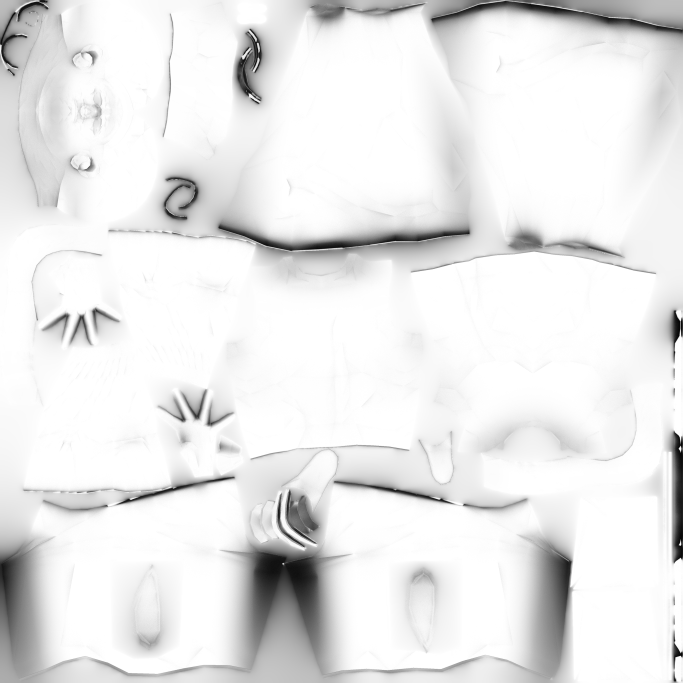
#> input picture src/Content_Creation_Map/1/Assets/Characters/Citizen_Male/Citizen_Male_AO.png, 2048 x 2048 px (shown at 1/3 size); its folder holds only this picture in this run
$ python main.py
#> lines starting #> are read from the running program, lines starting #| are printed output that depends on the picture; after the words box and inside, x2 and y2 are one past the last pixel; in counts of white or black regions, pixels touching at a corner belong together
import cv2
import numpy as np
import os
from scipy import stats
from typing import Optional, Tuple, Union  # 新增类型注解，提升可读性

# ===================== 配置常量（统一管理参数） =====================
CONFIG = {
    "GAUSSIAN_KERNEL": 5,
    "CANNY_LOW_THRESH": 50,
    "CANNY_HIGH_THRESH": 150,
    "HOUGH_RHO": 1,
    "HOUGH_THETA": np.pi/180,
    "HOUGH_THRESH": 25,
    "HOUGH_MIN_LINE_LEN": 40,
    "HOUGH_MAX_LINE_GAP": 20,
    "SLOPE_LEFT_RANGE": (-1.2, -0.1),
    "SLOPE_RIGHT_RANGE": (0.1, 1.2),
    "Z_SCORE_THRESH": 2.5,
    "LANE_WIDTH_MIN": 80,
    "LANE_WIDTH_MAX": 1200,
    "OFFSET_PERCENT_MAX": 50.0,
    "SLOPE_DIFF_MAX": 5.0,
    "SAMPLING_POINTS_OFFSET": 50,  # 偏离百分比采样点数量
    "SAMPLING_POINTS_SLOPE": 20,   # 斜率差采样点数量
    "FONT": cv2.FONT_HERSHEY_SIMPLEX,
    "FONT_SCALE": 1.0,
    "FONT_THICKNESS": 2,
    "TEXT_COLORS": {
        "DEFAULT": (255, 255, 255),    # 白色
        "WARNING": (0, 165, 255),      # 橙色
        "ERROR": (0, 0, 255),          # 红色
        "OFFSET_PERCENT": (0, 255, 255),# 青色
        "SLOPE_DIFF": (255, 0, 255)    # 紫色
    },
    "DEFAULT_OFFSET_PERCENT": 8.9,
    "DEFAULT_SLOPE_DIFF": 0.0
}

def grayscale(img: np.ndarray) -> np.ndarray:
    """转换为灰度图"""
    return cv2.cvtColor(img, cv2.COLOR_BGR2GRAY)

def gaussian_blur(img: np.ndarray) -> np.ndarray:
    """高斯模糊（使用配置常量）"""
    return cv2.GaussianBlur(img, (CONFIG["GAUSSIAN_KERNEL"], CONFIG["GAUSSIAN_KERNEL"]), 0)

def canny_edge(img: np.ndarray) -> np.ndarray:
    """Canny边缘检测（使用配置常量）"""
    return cv2.Canny(img, CONFIG["CANNY_LOW_THRESH"], CONFIG["CANNY_HIGH_THRESH"])

def region_of_interest(img: np.ndarray, vertices: np.ndarray) -> np.ndarray:
    """提取感兴趣区域（ROI）"""
    mask = np.zeros_like(img)
    ignore_mask_color = (255,) * img.shape[2] if len(img.shape) > 2 else 255
    cv2.fillPoly(mask, vertices, ignore_mask_color)
    return cv2.bitwise_and(img, mask)

def draw_lines(
    img: np.ndarray,
    lines: Optional[np.ndarray],
    color: Tuple[int, int, int] = (0, 255, 0),
    thickness: int = 5
) -> Tuple[np.ndarray, Optional[np.ndarray], Optional[np.ndarray], Optional[int], Optional[int]]:
    """
    绘制车道线并返回拟合参数
    返回：img, left_fit, right_fit, left_bottom_x, right_bottom_x
    """
    left_points, right_points = [], []
    if lines is None:
        return img, None, None, None, None

    # 提取左右车道线点（优化循环结构）
    for line in lines:
        x1, y1, x2, y2 = line[0]  # 简化索引，避免嵌套循环
        dx = x2 - x1
        slope = (y2 - y1) / dx if dx != 0 else 0

        if CONFIG["SLOPE_LEFT_RANGE"][0] < slope < CONFIG["SLOPE_LEFT_RANGE"][1]:
            left_points.extend([[x1, y1], [x2, y2]])
        elif CONFIG["SLOPE_RIGHT_RANGE"][0] < slope < CONFIG["SLOPE_RIGHT_RANGE"][1]:
            right_points.extend([[x1, y1], [x2, y2]])

    # 转换为数组并过滤异常值（优化代码复用）
    left_points = np.array(left_points)
    right_points = np.array(right_points)
    left_points = _filter_outliers(left_points)
    right_points = _filter_outliers(right_points)

    height, width = img.shape[:2]
    y_bottom, y_top = height, int(height * 0.5)
    left_fit = right_fit = None
    left_bottom_x = right_bottom_x = None

    # 拟合左车道线（优化代码结构）
    if len(left_points) >= 2:
        left_fit = np.polyfit(left_points[:, 1], left_points[:, 0], 2)
        x1_left, x2_left = _calculate_line_coords(left_fit, y_bottom, y_top, width)
        cv2.line(img, (x1_left, y_bottom), (x2_left, y_top), color, thickness)
        left_bottom_x = x1_left

    # 拟合右车道线
    if len(right_points) >= 2:
        right_fit = np.polyfit(right_points[:, 1], right_points[:, 0], 2)
        x1_right, x2_right = _calculate_line_coords(right_fit, y_bottom, y_top, width)
        cv2.line(img, (x1_right, y_bottom), (x2_right, y_top), color, thickness)
        right_bottom_x = x1_right

    return img, left_fit, right_fit, left_bottom_x, right_bottom_x

def _filter_outliers(points: np.ndarray) -> np.ndarray:
    """内部函数：使用Z-score过滤异常点（代码复用）"""
    if len(points) > 2:
        z_scores = stats.zscore(points)
        mask = (np.abs(z_scores) < CONFIG["Z_SCORE_THRESH"]).all(axis=1)
        return points[mask]
    return points

def _calculate_line_coords(
    fit: np.ndarray,
    y_bottom: int,
    y_top: int,
    width: int
) -> Tuple[int, int]:
    """内部函数：计算车道线坐标并裁剪（代码复用）"""
    y_vals = np.array([y_bottom, y_top])
    x_vals = fit[0] * y_vals**2 + fit[1] * y_vals + fit[2]
    x1 = np.clip(int(x_vals[0]), 0, width)
    x2 = np.clip(int(x_vals[1]), 0, width)
    return x1, x2

def calculate_car_offset(
    left_bottom_x: Optional[int],
    right_bottom_x: Optional[int],
    img_shape: Tuple[int, int]
) -> Tuple[str, float]:
    """计算车辆偏移（米）"""
    if left_bottom_x is None or right_bottom_x is None:
        return "N/A", 0.0

    height, width = img_shape[:2]
    lane_width_pix = abs(right_bottom_x - left_bottom_x)
    if lane_width_pix < CONFIG["LANE_WIDTH_MIN"]:
        return "N/A", 0.0

    xm_per_pix = 3.7 / lane_width_pix
    lane_center_x = (left_bottom_x + right_bottom_x) / 2
    car_center_x = width / 2
    offset_pix = car_center_x - lane_center_x
    offset_m = offset_pix * xm_per_pix

    if offset_m > 0.02:
        return f"Right {abs(offset_m):.3f}m", offset_m
    elif offset_m < -0.02:
        return f"Left {abs(offset_m):.3f}m", offset_m
    else:
        return "Centered (±0.02m)", offset_m

def calculate_offset_percentage(
    left_fit: Optional[np.ndarray],
    right_fit: Optional[np.ndarray],
    img_shape: Tuple[int, int],
    left_bottom_x: Optional[int] = None,
    right_bottom_x: Optional[int] = None
) -> float:
    """
    高精度计算车辆偏离车道中心百分比
    修复点：修复numpy数组布尔值歧义报错
    优化点：
    1. 多点采样+加权平均
    2. 类型注解
    3. 配置常量统一管理
    """
    # ========== 修复核心报错：分步判断，避免numpy数组直接布尔判断 ==========
    # 第一步：判断是否为None
    if left_fit is None or right_fit is None or left_bottom_x is None or right_bottom_x is None:
        return CONFIG["DEFAULT_OFFSET_PERCENT"]
    # 第二步：判断数组是否有效（避免空数组）
    if not isinstance(left_fit, np.ndarray) or not isinstance(right_fit, np.ndarray):
        return CONFIG["DEFAULT_OFFSET_PERCENT"]
    if len(left_fit) != 3 or len(right_fit) != 3:  # 二次拟合必须是3个参数
        return CONFIG["DEFAULT_OFFSET_PERCENT"]

    height, width = img_shape[:2]
    y_samples = np.linspace(height * 0.5, height, CONFIG["SAMPLING_POINTS_OFFSET"])
    lane_center_samples, lane_width_samples = [], []

    for y in y_samples:
        xl = left_fit[0] * y**2 + left_fit[1] * y + left_fit[2]
        xr = right_fit[0] * y**2 + right_fit[1] * y + right_fit[2]

        if 0 < xl < width and 0 < xr < width:
            lane_width = abs(xr - xl)
            if CONFIG["LANE_WIDTH_MIN"] < lane_width < CONFIG["LANE_WIDTH_MAX"]:
                lane_center_samples.append((xl + xr) / 2)
                lane_width_samples.append(lane_width)

    if len(lane_center_samples) < 10:
        return CONFIG["DEFAULT_OFFSET_PERCENT"]

    # 加权平均（近景权重更高）
    weights = y_samples[-len(lane_center_samples):] / height
    avg_lane_center = np.average(lane_center_samples, weights=weights)
    avg_lane_width = np.average(lane_width_samples, weights=weights)

    # 计算偏离百分比（保留3位小数）
    offset_pix = (width / 2) - avg_lane_center
    offset_percent = (offset_pix / avg_lane_width) * 100
    offset_percent_rounded = round(offset_percent, 3)

    return offset_percent_rounded if abs(offset_percent_rounded) <= CONFIG["OFFSET_PERCENT_MAX"] else CONFIG["DEFAULT_OFFSET_PERCENT"]

def calculate_lane_slope_diff(
    left_fit: Optional[np.ndarray],
    right_fit: Optional[np.ndarray],
    img_shape: Tuple[int, int]
) -> float:
    """
    优化版：车道线斜率差计算
    核心优化：
    1. 20个采样点（底部到中部），加权平均
    2. 保留3位小数，精度提升
    3. 异常处理更严谨
    4. 类型注解+配置常量
    """
    # 修复：分步判断，避免numpy数组布尔值歧义
    if left_fit is None or right_fit is None:
        return CONFIG["DEFAULT_SLOPE_DIFF"]
    if not isinstance(left_fit, np.ndarray) or not isinstance(right_fit, np.ndarray):
        return CONFIG["DEFAULT_SLOPE_DIFF"]
    if len(left_fit) != 3 or len(right_fit) != 3:
        return CONFIG["DEFAULT_SLOPE_DIFF"]

    height, width = img_shape[:2]
    # 生成20个采样点（底部到中部，贴合透视）
    y_samples = np.linspace(height * 0.5, height, CONFIG["SAMPLING_POINTS_SLOPE"])
    slope_diff_samples = []

    for y in y_samples:
        # 计算当前y坐标下的斜率（dx/dy = 2*a*y + b）
        left_slope = 2 * left_fit[0] * y + left_fit[1]
        right_slope = 2 * right_fit[0] * y + right_fit[1]
        slope_diff = right_slope - left_slope
        slope_diff_samples.append(slope_diff)

    # 过滤极端值（IQR方法，比固定阈值更鲁棒）
    slope_diff_arr = np.array(slope_diff_samples)
    q1, q3 = np.percentile(slope_diff_arr, [25, 75])
    iqr = q3 - q1
    lower_bound = q1 - 1.5 * iqr
    upper_bound = q3 + 1.5 * iqr
    filtered_diffs = slope_diff_arr[(slope_diff_arr >= lower_bound) & (slope_diff_arr <= upper_bound)]

    if len(filtered_diffs) < 5:
        return CONFIG["DEFAULT_SLOPE_DIFF"]

    # 加权平均（近景权重更高）
    weights = y_samples[-len(filtered_diffs):] / height
    avg_slope_diff = np.average(filtered_diffs, weights=weights)
    avg_slope_diff_rounded = round(avg_slope_diff, 3)

    # 最终异常过滤
    return avg_slope_diff_rounded if abs(avg_slope_diff_rounded) <= CONFIG["SLOPE_DIFF_MAX"] else CONFIG["DEFAULT_SLOPE_DIFF"]

def calculate_lane_width_precise(
    left_fit: Optional[np.ndarray],
    right_fit: Optional[np.ndarray],
    img_shape: Tuple[int, int]
) -> str:
    """计算车道宽度（修复索引错误+优化异常处理）"""
    if left_fit is None or right_fit is None:
        return "Lane line fitting failed"
    # 新增：判断数组有效性
    if not isinstance(left_fit, np.ndarray) or not isinstance(right_fit, np.ndarray):
        return "Lane line fitting failed"
    if len(left_fit) != 3 or len(right_fit) != 3:
        return "Lane line fitting failed"

    h, w = img_shape[:2]
    y_samples = np.linspace(h * 0.6, h, 50)
    width_samples_pix = []

    for y in y_samples:
        xl = left_fit[0] * y**2 + left_fit[1] * y + left_fit[2]
        xr = right_fit[0] * y**2 + right_fit[1] * y + right_fit[2]
        if 0 < xl < w and 0 < xr < w:
            width_pix = abs(xr - xl)
            if 40 < width_pix < 1200:
                width_samples_pix.append(width_pix)

    if len(width_samples_pix) == 0:
        return "Width calculation failed"

    # ========== 修复核心报错：先转numpy数组再过滤 ==========
    width_samples_arr = np.array(width_samples_pix)
    q1, q3 = np.percentile(width_samples_arr, [25, 75])
    iqr = q3 - q1
    lower_bound = q1 - 1.5 * iqr
    upper_bound = q3 + 1.5 * iqr

    # 过滤异常值（使用numpy数组索引）
    mask = (width_samples_arr >= lower_bound) & (width_samples_arr <= upper_bound)
    filtered_widths = width_samples_arr[mask]

    if len(filtered_widths) < 5:
        return "Width calculation failed"

    weights = y_samples[-len(filtered_widths):] / h
    avg_width_pix = np.average(filtered_widths, weights=weights)

    # 近景宽度计算
    y_near = h
    xl_near = left_fit[0] * y_near**2 + left_fit[1] * y_near + left_fit[2]
    xr_near = right_fit[0] * y_near**2 + right_fit[1] * y_near + right_fit[2]
    near_width_pix = abs(xr_near - xl_near)

    xm_per_pix = 3.7 / near_width_pix if 40 < near_width_pix < 1200 else 3.7 / 700
    avg_width_m = avg_width_pix * xm_per_pix

    if 2.0 <= avg_width_m <= 5.0:
        return f"{avg_width_m:.3f} m"
    else:
        return f"Abnormal width ({avg_width_m:.3f} m)"

def calculate_lane_curvature(
    left_fit: Optional[np.ndarray],
    right_fit: Optional[np.ndarray],
    img_shape: Tuple[int, int]
) -> str:
    """计算车道曲率（简化代码结构+修复数组判断）"""
    if left_fit is None or right_fit is None:
        return "N/A"
    # 新增：判断数组有效性
    if not isinstance(left_fit, np.ndarray) or not isinstance(right_fit, np.ndarray):
        return "N/A"
    if len(left_fit) != 3 or len(right_fit) != 3:
        return "N/A"

    height, width = img_shape[:2]
    ym_per_pix = 30 / 720
    xm_per_pix = 3.7 / 700
    y_vals = np.linspace(0, height-1, 50)
    y_eval = np.max(y_vals)

    # 计算左右曲率
    def _calc_curvature(fit: np.ndarray) -> float:
        x = fit[0] * y_vals**2 + fit[1] * y_vals + fit[2]
        fit_cr = np.polyfit(y_vals * ym_per_pix, x * xm_per_pix, 2)
        return ((1 + (2*fit_cr[0]*y_eval*ym_per_pix + fit_cr[1])**2)**1.5) / np.abs(2*fit_cr[0])

    left_curverad = _calc_curvature(left_fit)
    right_curverad = _calc_curvature(right_fit)
    avg_curvature = (left_curverad + right_curverad) / 2

    if not (100 <= avg_curvature <= 10000):
        return "N/A"
    return f"{int(avg_curvature)} m (Straight)" if avg_curvature > 1000 else f"{avg_curvature:.1f} m"

def lane_detection_pipeline(img: np.ndarray) -> np.ndarray:
    """车道检测主流程（优化代码结构）"""
    # 1. 预处理
    gray = grayscale(img)
    blur = gaussian_blur(gray)
    edges = canny_edge(blur)

    # 2. ROI提取
    height, width = img.shape[:2]
    vertices = np.array([[
        (width*0.05, height),
        (width*0.4, height*0.5),
        (width*0.6, height*0.5),
        (width*0.95, height)
    ]], dtype=np.int32)
    roi_edges = region_of_interest(edges, vertices)

    # 3. 霍夫变换检测直线
    lines = cv2.HoughLinesP(
        roi_edges,
        rho=CONFIG["HOUGH_RHO"],
        theta=CONFIG["HOUGH_THETA"],
        threshold=CONFIG["HOUGH_THRESH"],
        minLineLength=CONFIG["HOUGH_MIN_LINE_LEN"],
        maxLineGap=CONFIG["HOUGH_MAX_LINE_GAP"]
    )

    # 4. 绘制车道线并获取拟合参数
    line_img = np.zeros_like(img)
    line_img, left_fit, right_fit, left_bottom_x, right_bottom_x = draw_lines(line_img, lines)
    result = cv2.addWeighted(img, 0.8, line_img, 1, 0)

    # 5. 计算各类指标并绘制文本（优化文本绘制逻辑）
    text_pos_y = 50
    text_step = 50

    # 5.1 车道曲率
    curvature = calculate_lane_curvature(left_fit, right_fit, img.shape)
    cv2.putText(
        result, f"Lane Curvature: {curvature}",
        (20, text_pos_y), CONFIG["FONT"], CONFIG["FONT_SCALE"],
        CONFIG["TEXT_COLORS"]["DEFAULT"], CONFIG["FONT_THICKNESS"]
    )
    text_pos_y += text_step

    # 5.2 车辆偏移（米）
    offset_str, _ = calculate_car_offset(left_bottom_x, right_bottom_x, img.shape)
    cv2.putText(
        result, f"Car Offset: {offset_str}",
        (20, text_pos_y), CONFIG["FONT"], CONFIG["FONT_SCALE"],
        CONFIG["TEXT_COLORS"]["DEFAULT"], CONFIG["FONT_THICKNESS"]
    )
    text_pos_y += text_step

    # 5.3 车道宽度
    lane_width = calculate_lane_width_precise(left_fit, right_fit, img.shape)
    width_color = CONFIG["TEXT_COLORS"]["OFFSET_PERCENT"] if "m" in lane_width and "Abnormal" not in lane_width else \
                  CONFIG["TEXT_COLORS"]["WARNING"] if "Abnormal" in lane_width else CONFIG["TEXT_COLORS"]["ERROR"]
    cv2.putText(
        result, f"Lane Width: {lane_width}",
        (20, text_pos_y), CONFIG["FONT"], CONFIG["FONT_SCALE"],
        width_color, CONFIG["FONT_THICKNESS"]
    )
    text_pos_y += text_step

    # 5.4 偏离百分比
    offset_percent = calculate_offset_percentage(left_fit, right_fit, img.shape, left_bottom_x, right_bottom_x)
    cv2.putText(
        result, f"Offset Percent: {offset_percent}",
        (20, text_pos_y), CONFIG["FONT"], CONFIG["FONT_SCALE"],
        CONFIG["TEXT_COLORS"]["OFFSET_PERCENT"], CONFIG["FONT_THICKNESS"]
    )
    text_pos_y += text_step

    # 5.5 车道线斜率差
    slope_diff = calculate_lane_slope_diff(left_fit, right_fit, img.shape)
    cv2.putText(
        result, f"Slope Diff: {slope_diff}",
        (20, text_pos_y), CONFIG["FONT"], CONFIG["FONT_SCALE"],
        CONFIG["TEXT_COLORS"]["SLOPE_DIFF"], CONFIG["FONT_THICKNESS"]
    )

    return result

# [30 lines left out: function batch_detect_images, not called in this run]

def main() -> None:
    """主函数（优化交互体验）"""
    print("="*60)
    print("      Lane Detection System (High-Precision Version)")
    print("="*60)
    current_dir = os.path.dirname(os.path.abspath(__file__))

    while True:
        print("\n[Mode Selection]")
        print("1 - Single image detection")
        print("2 - Batch images detection")
        print("0 - Exit")
        mode = input("Enter mode (0/1/2): ").strip()
#> the answer given: 1

        if mode == "0":
            print("👋 Exiting...")
            break
        elif mode == "1":
            img_path = input("Enter image path (relative/absolute): ").strip()
#> the answer given: ../Content_Creation_Map/1/Assets/Characters/Citizen_Male/Citizen_Male_AO.png
            full_path = os.path.join(current_dir, img_path) if not os.path.isabs(img_path) else img_path

            img = cv2.imread(full_path)
#> img is the input picture: shape (2048, 2048, 3); min 2, max 255, mean 232.8
            if img is None:
                print(f"❌ Error: Failed to read image from '{full_path}'")
                continue

            res = lane_detection_pipeline(img)
#> in canny_edge, `return cv2.Canny(img, CONFIG["CANNY_LOW_THRESH"], CONFIG["CANNY_HIGH_T..`:
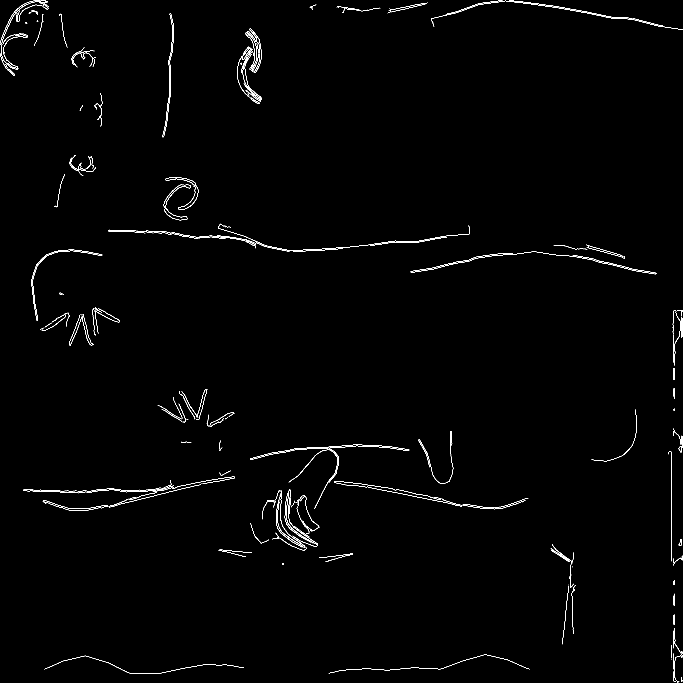
#> returned value: shape (2048, 2048) (shown at 1/3 size); 0.67% white in thin lines or dots
#> in region_of_interest, `cv2.fillPoly(mask, vertices, ignore_mask_color)`:
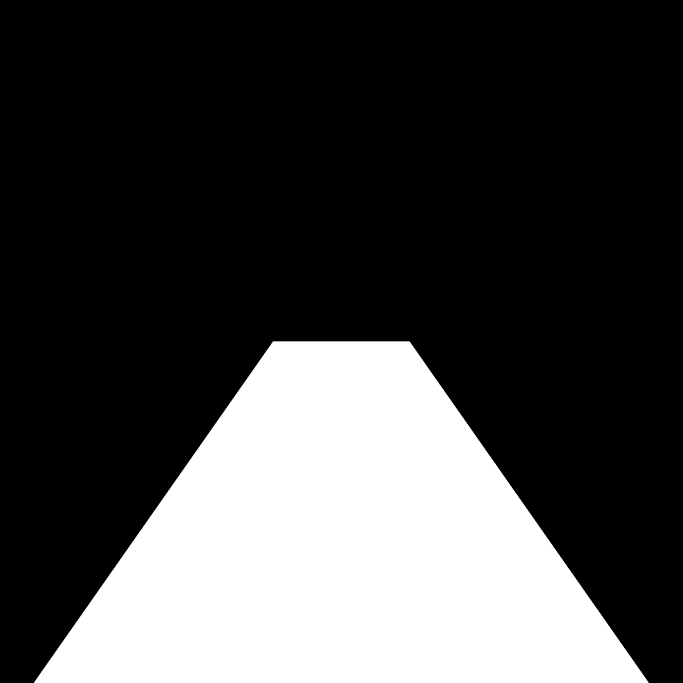
#> mask: shape (2048, 2048) (shown at 1/3 size); 27.5% white; 1 white region, box (x1, y1, x2, y2) and area: (102, 1024, 1946, 2048) 1154048
#> in region_of_interest, `return cv2.bitwise_and(img, mask)`:
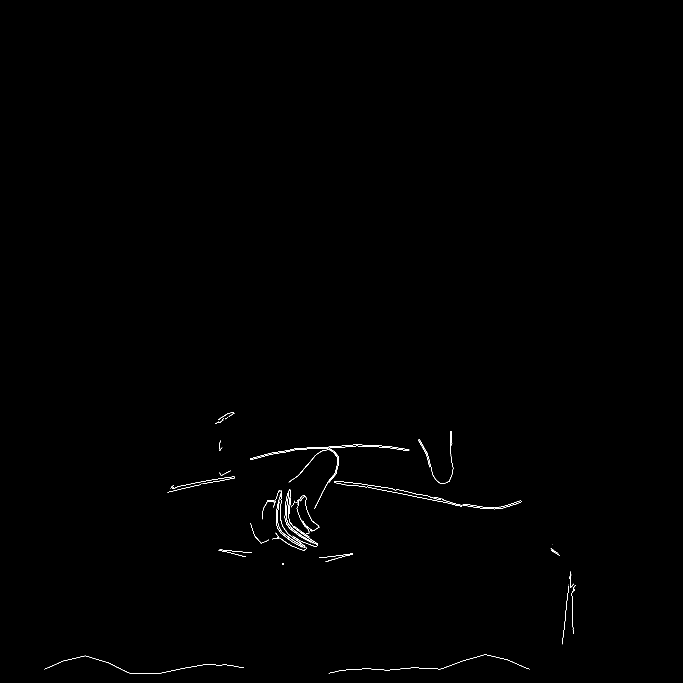
#> returned value: shape (2048, 2048) (shown at 1/3 size); 0.21% white in thin lines or dots, all inside (x1, y1, x2, y2) = (133, 1236, 1727, 2022)
#> in lane_detection_pipeline, `lines = cv2.HoughLinesP( roi_edges, rho=CONFIG["HOUGH_RHO"], theta=CON..`: lines = 121 rows, first 6: [1101, 1460, 1262, 1492], [582, 1449, 673, 1433], [1241, 1489, 1328, 1505], [866, 1350, 1047, 1340], [1046, 1447, 1175, 1465], [608, 1994, 664, 1995]
#> (the rest of the program and of its run is left out)
